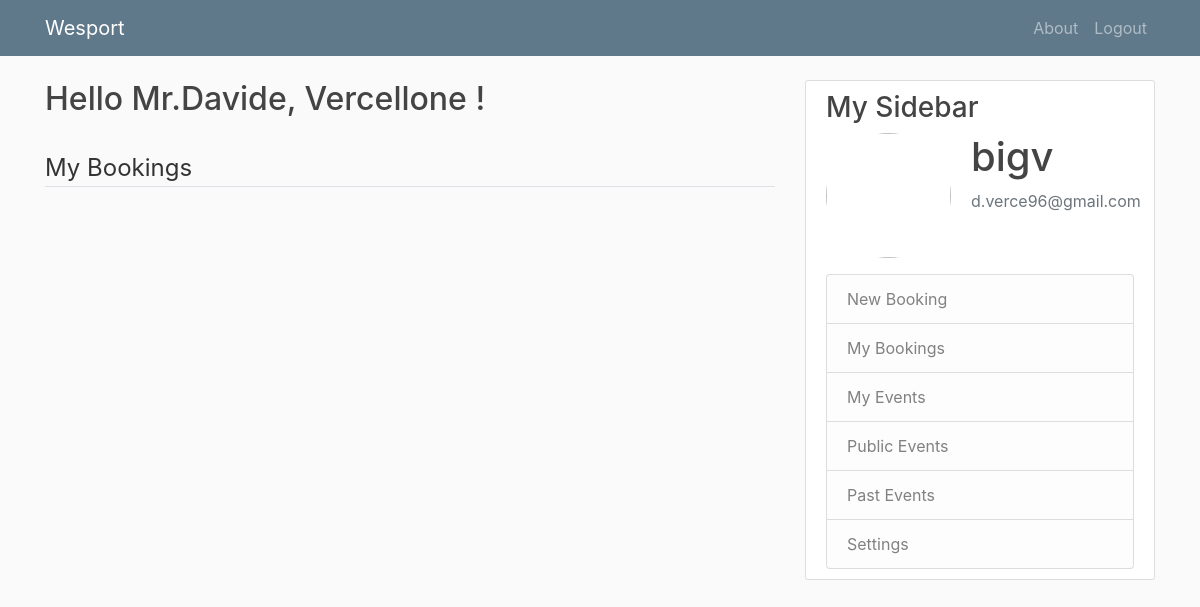
Page /my_bookings (signed in) on the committed database.
### wesport/models.py (models this page shows, shortened)
class Player(db.Model):
    id = db.Column(db.Integer, primary_key=True)
    name = db.Column(db.String(60), nullable=False)
    surname = db.Column(db.String(60), nullable=False)
    gender = db.Column(db.String(10), nullable=False)
    country = db.Column(db.String(20), nullable=False)
    phone_number = db.Column(db.String(20), unique=False, nullable=False)
    address = db.Column(db.String(60), nullable=False)
    birthdate = db.Column(db.Date, nullable=False)
    subscription_date = db.Column(db.Date, nullable=False, default=datetime.utcnow)
    image_file = db.Column(db.String(20), nullable=False, default='default.jpg')
    user_id = db.Column(db.Integer, db.ForeignKey('user.id'), nullable=False)
    booking = db.relationship('Booking', backref='booker', lazy=True)
    post = db.relationship('Post', backref='player_post', lazy=True)
    rating = db.relationship('PlayerRate', backref='player_rate', lazy=True)

class User(db.Model, UserMixin):
    id = db.Column(db.Integer, primary_key=True)
    username = db.Column(db.String(20), unique=True, nullable=False)
    email = db.Column(db.String(120), unique=True, nullable=False)
    urole = db.Column(db.String(20), nullable=False)
    password = db.Column(db.String(60), nullable=False)
    clubs = db.relationship('Club', backref='club_user', lazy=True)
    player = db.relationship('Player', backref='player-user', lazy=True)

### wesport/player/routes.py (the view)
@player.route("/my_bookings")
@login_required
def my_bookings():
    if current_user.is_authenticated:
        if current_user.urole == 'Club':
            return redirect(url_for('club.club_home'))
    player = Player.query.filter_by(user_id=current_user.id).first()
    bookings = Booking.query.filter_by(booker_id=current_user.id)\
                .filter(Booking.date > datetime.now()) \
                .all()
    participants = db.session.query(Participants, Player).add_columns(Participants.booking, Player.name, Player.surname,
                                                                      Player.image_file) \
        .filter(Participants.player == Player.id)
    fields = Field.query.all()
    clubs = Club.query.all()
    image_file = url_for('static', filename='profile_pics/' + player.image_file)
    return render_template('my_bookings.html', title='My Bookings', player=player, bookings=bookings, participants=participants,
                           fields=fields, clubs=clubs, image_file=image_file)

### wesport/models.py (called while the page is built)
@login_manager.user_loader
def load_user(user_id):
    return User.query.get(int(user_id))

### wesport/templates/my_bookings.html (shortened to what this page needs)
{% extends 'layout.html' %}
{% block content %}
    <h2>Hello Mr.{{ player.name}}, {{ player.surname }} !</h2> <br>
    <fieldset class="form-group">
        <legend class="border-bottom mb-4">My Bookings</legend>
    </fieldset>
{% endblock content %}
{% block right_content %}
    <h3>My Sidebar</h3>
        <div class="media">
            <img class="rounded-circle account-img" src="{{ image_file }}">
            <div class="media-body">
              <h2 class="account-heading">{{current_user.username}}</h2>
              <p class="text-secondary">{{ current_user.email }}</p>
            </div>
        </div>
        <ul class="list-group">
            <a class="list-group-item list-group-item-light" href="{{ url_for('player.new_booking', location='nolocation') }}">New Booking</a>
            <a class="list-group-item list-group-item-light" href="{{ url_for('player.my_bookings') }}">My Bookings</a>
            <a class="list-group-item list-group-item-light" href="{{ url_for('player.my_events') }}">My Events</a>
            <a class="list-group-item list-group-item-light" href="{{ url_for('player.events') }}">Public Events</a>
            <a class="list-group-item list-group-item-light" href="{{ url_for('player.past_events') }}">Past Events</a>
            <a class="list-group-item list-group-item-light" href="{{ url_for('main.account') }}">Settings</a>
        </ul>
{% endblock %}

### wesport/static/main.css (style rules this page uses)
body { background: #fafafa; color: #333333; margin-top: 5rem; }
h1, h2, h3, h4, h5, h6 { color: #444444; }
.account-img { height: 125px; width: 125px; margin-right: 20px; margin-bottom: 16px; }
.account-heading { font-size: 2.5rem; }

### rows in the picture
Player: name "Davide", surname "Vercellone"
User: username "bigv", email "d.verce96@gmail.com"
